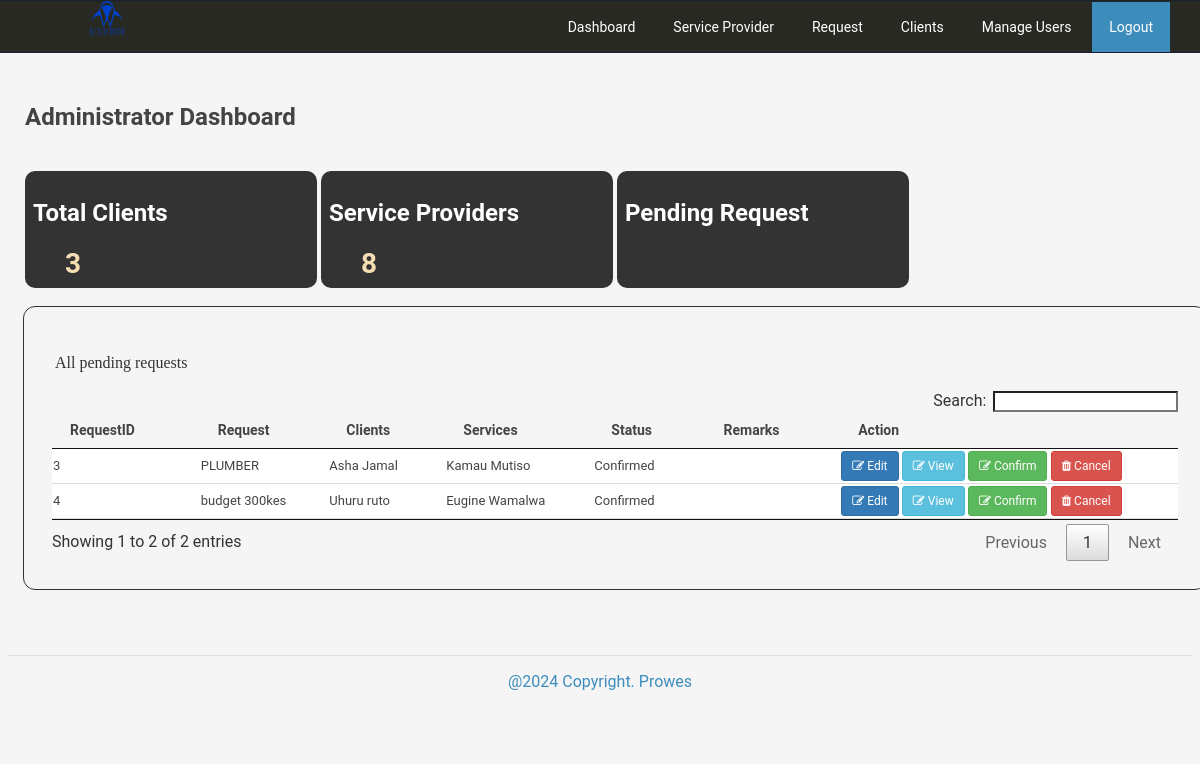
The page /admin/ (signed in) on the database as committed earlier.
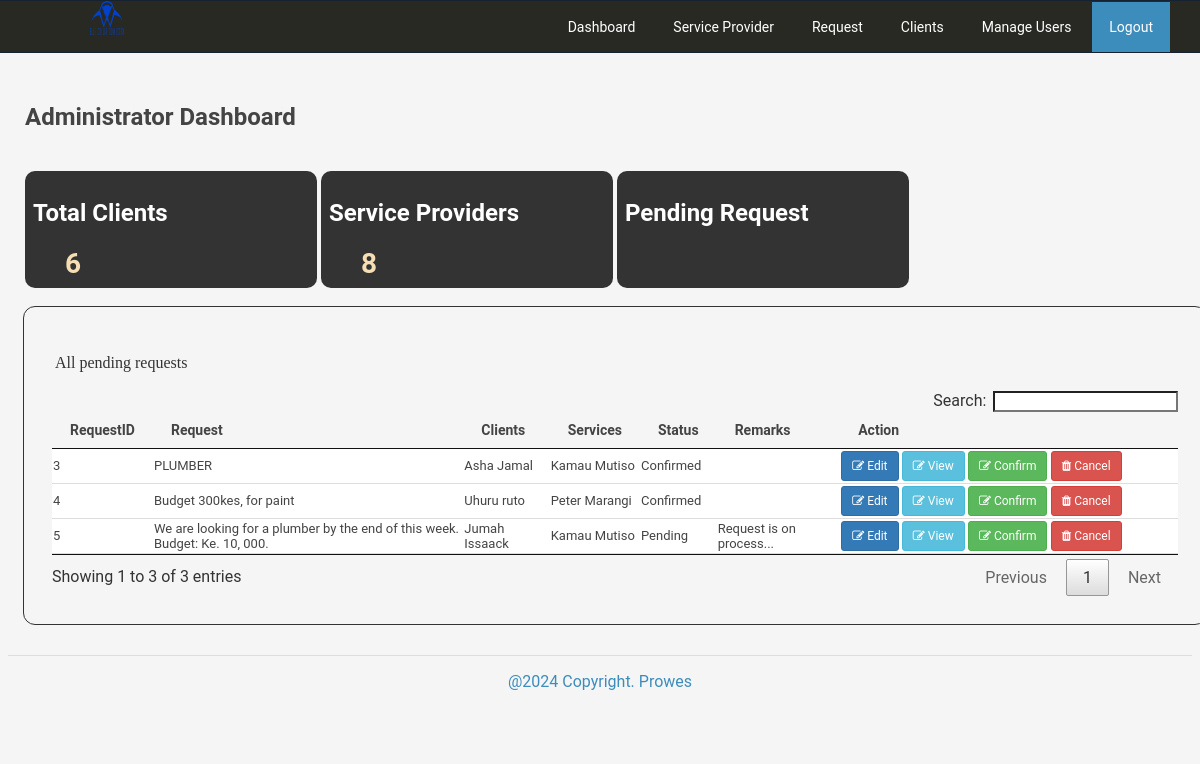
The same page on the database as committed later.
### tables this page shows
CREATE TABLE `tblrequest` (
  `RequestID` int(11) NOT NULL,
  `Request` text NOT NULL,
  `Status` varchar(90) NOT NULL,
  `Remarks` text NOT NULL,
  `ClientID` int(11) NOT NULL,
  `ServiceID` int(11) NOT NULL,
  `USERID` int(11) NOT NULL DEFAULT 0,
  `Viewed` tinyint(1) NOT NULL DEFAULT 0
);

CREATE TABLE `tblclients` (
  `ClientID` int(11) NOT NULL,
  `Fname` varchar(90) NOT NULL,
  `Lname` varchar(90) NOT NULL,
  `Address` text NOT NULL,
  `ContactNo` varchar(30) NOT NULL,
  `Status` varchar(90) NOT NULL DEFAULT 'Pending',
  `cUsername` varchar(90) NOT NULL,
  `cPassword` varchar(90) NOT NULL,
  `PicLoc` text NOT NULL
);

CREATE TABLE `tblserviceprovider` (
  `ServiceID` int(11) NOT NULL,
  `ServiceName` varchar(90) NOT NULL,
  `ServiceContact` varchar(30) NOT NULL,
  `ServiceAddress` text NOT NULL,
  `lat` double NOT NULL DEFAULT 0,
  `lng` double NOT NULL DEFAULT 0,
  `Services` text NOT NULL,
  `EmailAddress` varchar(90) NOT NULL DEFAULT 'ma5755333@gmail.com',
  `spUsername` varchar(90) NOT NULL,
  `spPassword` varchar(90) NOT NULL,
  `Status` varchar(90) NOT NULL DEFAULT 'Confirmed',
  `PicLoc` text NOT NULL
);

### admin/index.php (called while the page is built, shortened)
<?php
 require_once("nav/navigation.php");
?>

### includes/database.php (called while the page is built, shortened)
<?php
class Database
{
    public $sql_string = '';
    private $conn;
    public function open_connection()
    {
        $this->conn = new mysqli(server, user, pass, database_name);
    }
    public function setQuery($sql = '')
    {
        $this->sql_string = $sql;
    }
    public function executeQuery()
    {
        $result = $this->conn->query($this->sql_string);
        return $result;
    }
    private function confirm_query($result)
    {
        return $result;
    }
    public function loadResultList($key = '') {
        $cur = $this->executeQuery();
        $array = array();
        if ($cur->num_rows > 0) {
            while ($row = $cur->fetch_object()) {
                if ($key) {
                    $array[$row->$key] = $row;
                } else {
                    $array[] = $row;
                }
            }
        }
        return $array;
    }
    public function loadSingleResult()
    {
        $cur = $this->executeQuery();
        while ($row = $cur->fetch_object()) {
            return $data = $row;
        }
    }
}
$mydb = new Database();
?>

### includes/accounts.php (called while the page is built, shortened)
<?php
require_once(LIB_PATH.DS.'database.php');
class User {
	public static function getTotalClients() {
		global $mydb;
		$sql = "SELECT COUNT(*) AS total_users FROM tblclients";
		$mydb->setQuery($sql);
		$result = $mydb->loadSingleResult();
		return $result->total_users;
	}
	public static function getServiceProviders() {
		global $mydb;
		$sql = "SELECT COUNT(*) AS total_users FROM tblserviceprovider";
		$mydb->setQuery($sql);
		$result = $mydb->loadSingleResult();
		return $result->total_users;
	}
}
?>

### admin/dashboard.php (the view, shortened to what this page needs)
<header>
	<h1>
		Administrator Dashboard
	</h1>
</header>
<div class="row no-gutters">
	<div class="col-md-3 d-flex justify-content-center align-items-center">
		<div class="box rounded">
			<h2>Total Clients</h2>
			<span class="num">
				<?php
					require_once('../includes/accounts.php');
					$totalUsers = User::getTotalClients();
					echo $totalUsers;
				?>
			</span>
		</div>
	</div>
	<div class="col-md-3 d-flex justify-content-space-center align-items-center"">
		<div class="box rounded">
			<h2>Service Providers</h2>
			<span class="num">
			<?php
				require_once('../includes/accounts.php');
				$totalUsers = User::getServiceProviders();
				echo $totalUsers;
			?>
			</span>
		</div>
	</div>
	<div class="col-md-3 d-flex justify-content-space-around-center align-items-center">
		<div class="box rounded">
			<h2>Pending Request</h2>
			<span class="num">
			</span>
		</div>
	</div>
</div>
<div class="display-data">
	<p>All pending requests</p>
<table class="hover" id="dash-tables"   cellspacing="0" >
			  <thead>
					  <th>RequestID</th>
					  <th>Request</th>
					  <th>Clients</th>
					  <th>Services</th>
					  <th>Status</th>
					  <th>Remarks</th>
					  <th width="30%">Action</th>
			  </thead>
			  <tbody>
				  <?php
					  $mydb->setQuery("SELECT *,r.Status as stats
										FROM  `tblrequest` r, `tblserviceprovider` s,`tblclients` c
									WHERE r.ServiceID=s.ServiceID AND r.ClientID=c.ClientID ");
					  $cur = $mydb->loadResultList();
					foreach ($cur as $result) {
					  echo '<tr>';
					  echo '<td>' . $result->RequestID.'</a></td>';
					  echo '<td>'. $result->Request.'</td>';
					  echo '<td>'. $result->Fname.' '. $result->Lname.'</td>';
					  echo '<td>'. $result->ServiceName.'</td>';
					  echo '<td>'.$result->stats.'</td>';
					  echo '<td>'. $result->Remarks.'</td>';
						$btn= '
						  <a title="Confirm" href="index.php?view=edit&id='.$result->RequestID.'" class="btn btn-primary btn-sm  " ><i class="fa fa-edit"></i> Edit</a>
						   <a title="View" href="index.php?view=view&id='.$result->RequestID.'" class="btn btn-info btn-sm  " ><i class="fa fa-edit"></i> View</a>
						  <a title="Confirm" href="controller.php?action=confirm&id='.$result->RequestID.'" class="btn btn-success btn-sm  " ><i class="fa fa-edit"></i> Confirm</a>
								   <a title="Cancel" href="controller.php?action=cancel&id='.$result->RequestID.'" class="btn btn-danger btn-sm"><i class="fa fa-trash"></i> Cancel</a>';
					  echo '<td > '.$btn.'</td>';
					  echo '</tr>';
				  }
				  ?>
			  </tbody>
			</table>
</div>

Rows that differ between the two databases and show on the page:
changed tblrequest "Uhuru": Request "budget 300kes" → "Budget 300kes, for paint"; ServiceID.ServiceName "Eugine Wamalwa" → "Peter Marangi"
added tblrequest: RequestID "5", Request "We are looking for a plumber by the end of this week. Budget: Ke. 10, 000.", ClientID.Fname "Jumah", ClientID.Lname "Issaack", ServiceID.ServiceName "Kamau Mutiso", Status "Pending", Remarks "Request is on process..."
Other text that changed with them:
$totalUsers: "3" → "6"
text written by a page script: "Search: Showing 1 to 2 of 2 entries Previous 1 Next" → "Search: Showing 1 to 3 of 3 entries Previous 1 Next"
